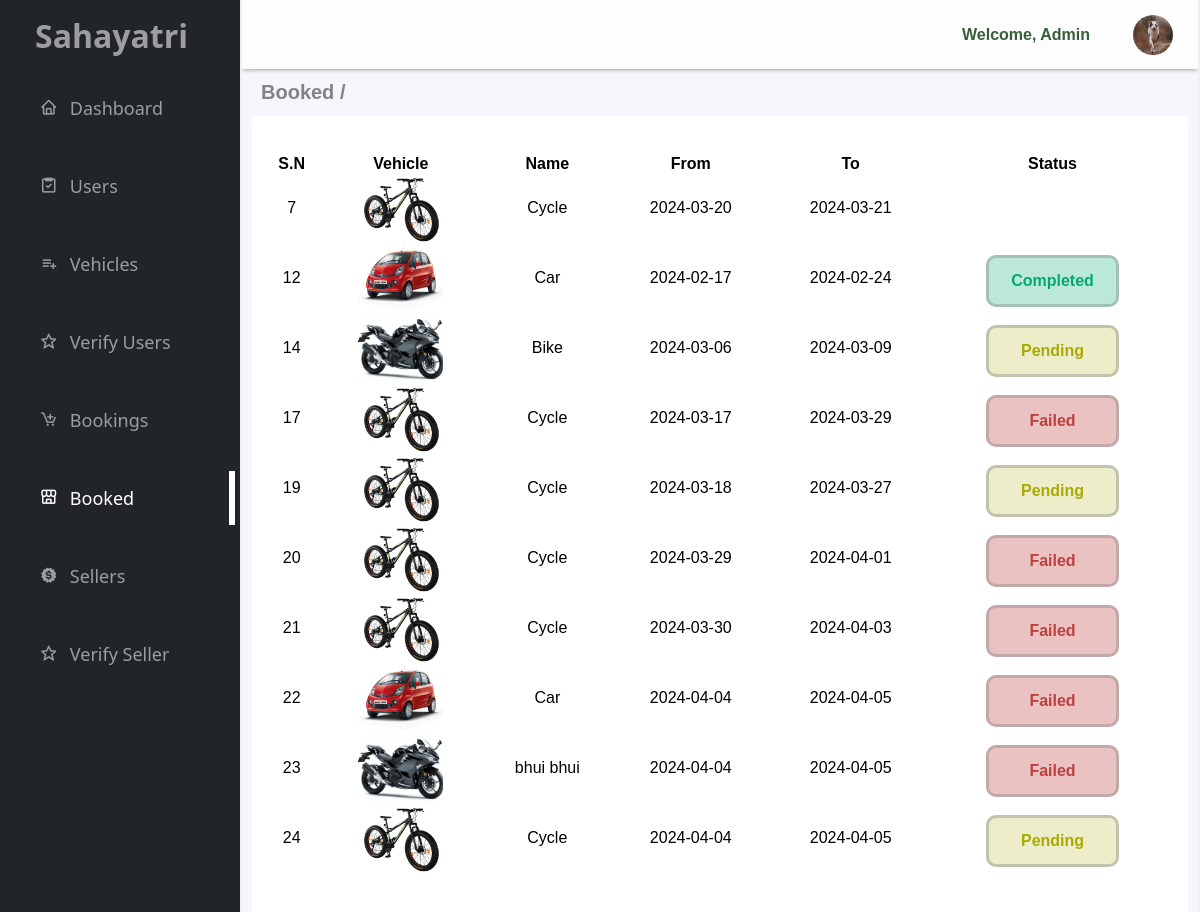
/sahafront/sahaback/booked_vehicles.php, run on the app's committed database.
### tables this page shows
CREATE TABLE `bookings` (
  `id` int(11) NOT NULL,
  `user_id` int(100) NOT NULL,
  `seller_id` int(100) NOT NULL,
  `status` varchar(10) NOT NULL,
  `fromdate` date DEFAULT NULL,
  `todate` date DEFAULT NULL,
  `name` varchar(255) DEFAULT NULL,
  `email` varchar(255) DEFAULT NULL,
  `phone` varchar(20) DEFAULT NULL,
  `vehicleid` int(100) NOT NULL,
  `vehicleimg` varchar(100) NOT NULL,
  `vehiclename` varchar(100) NOT NULL,
  `vehiclemodel` varchar(100) NOT NULL,
  `vehicleprice` int(100) NOT NULL
);

### sahafront/sahaback/booked_vehicles.php (the view, shortened to what this page needs)
<!DOCTYPE html>
<html lang="en">
<head>
    <link rel="stylesheet" href="style/style.css">
    <link rel="stylesheet" href="style/dashboard.css">
    <link rel="stylesheet" href="style/users.css">
    <link rel="stylesheet" href="style/vehicle.css">
    <link rel="stylesheet" href="style/bookings.css">
    <link rel="stylesheet" href="../style/booking_history.css">
    <link href='https://unpkg.com/boxicons@2.1.4/css/boxicons.min.css' rel='stylesheet'>
</head>
<body>
    <div class="container">
        <div class="sidebar">
            <h1>Sahayatri
            </h1>
            <ul>
                <a href="dashboard.php">
                    <li><i class='bx bx-home'></i>Dashboard</li>
                </a>
                <a href="users.php">
                    <li><i class='bx bx-task'></i>Users</li>
                </a>
                <a href="vehicle.php">
                    <li><i class='bx bx-list-plus'></i>Vehicles</li>
                </a>
                <a href="verify_request.php">
                    <li><i class='bx bx-star'></i>Verify Users</li>
                </a>
                <a href="bookings.php">
                    <li><i class='bx bx-cart-add'></i>Bookings</li>
                </a>
                <a href="booked_vehicles.php">
                    <li id="active"><i class='bx bx-store-alt'></i>Booked</li>
                </a>
                <a href="sellers.php">
                    <li><i class='bx bxs-badge-dollar'></i>Sellers</li>
                </a>
                <a href="verify_seller.php">
                    <li><i class='bx bx-star'></i>Verify Seller</li>
                </a>
            </ul>
        </div>
        <div class="main">
            <div class="vehicle">
                <div class="nav_search">
                    <p>Welcome, Admin</p>
                    <div class="profile_image">
                        <img height="40px" width="40px" src="../profile.jpg" alt="img">
                    </div>
                </div>
                <h1>Booked /</h1>
                <div class="vehicle_info">
                    <?php
                    $servername = "localhost";
                    $username = "root";
                    $password = "";
                    $database = "mydb";
                    $conn = new mysqli($servername, $username, $password, $database);
                    ?>
                    <div class='vehicle_container'>
                        <table class='table'>
                            <thead>
                                <tr>
                                    <td>S.N</td>
                                    <td>Vehicle</td>
                                    <td>Name</td>
                                    <td>From</td>
                                    <td>To</td>
                                    <td>Status</td>
                                </tr>
                            </thead>
                            <tbody>
                                <?php
                                $query = "SELECT * FROM bookings";
                                $result = $conn->query($query);
                                if ($result->num_rows > 0) {
                                    while ($row = $result->fetch_assoc()) {
                                        echo "<tr>";
                                        echo "<td>" . $row['id'] . "</td>";
                                        echo "<td> <img height='89px' width='120px' src='" . $row['vehicleimg'] . "'></td>";
                                        echo "<td>" . $row['vehiclename'] . "</td>";
                                        echo "<td>" . $row['fromdate'] . "</td>";
                                        echo "<td>" . $row['todate'] . "</td>";
                                        if ($row['status'] == 'c') {
                                            echo "<td id='action_c'>Completed</td>";
                                        } elseif ($row['status'] == 'p') {
                                            echo "<td id='action_p'>Pending</td>";
                                        } elseif ($row['status'] == 'f') {
                                            echo "<td id='action_f'>Failed</td>";
                                        }
                                        echo "</tr>";
                                    }
                                } ?>
                            </tbody>
                        </table>
                    </div>
                </div>
            </div>
        </div>
    </div>
</body>
</html>

### sahafront/sahaback/style/style.css (style rules this page uses)
* { margin: 0; padding: 0; }
i { margin-right: 12px; }
.profile_image { cursor: pointer; }
.nav_search { display: flex; flex-direction: row; align-items: center; justify-content: right; gap: 20px; background-color: #ffffffc7; box-shadow: 0px 0px 5px 0px gray; padding: 10px 25px; }
.nav_search p { color: rgba(19, 66, 19, 0.849); margin-top: auto; margin-bottom: auto; font-weight: 600; font-family: 'Franklin Gothic Medium', 'Arial Narrow', Arial, sans-serif; }
.nav_search img { border-radius: 50%; margin-left: 23px; margin-top: 5px; }
.container { display: grid; grid-template-columns: 1fr 4fr; height: 100vh; }
.sidebar { color: #9b9d9e; background-color: #212529; }
.sidebar ul { text-align: left; width: 96%; margin-left: auto; margin-right: auto; }
.sidebar ul a { color: #9b9d9e; text-decoration: none; }
.sidebar h1 { color: #9b9d9e; text-align: left; margin-top: 14px; font-family: 'Segoe UI', Tahoma, Geneva, Verdana, sans-serif; width: 96%; margin-left: 35px; }
.sidebar li { list-style: none; font-size: 18px; margin-top: 24px; margin-left: 35px; font-family: 'Segoe UI', Tahoma, Geneva, Verdana, sans-serif; padding-top: 15px; padding-bottom: 15px; }
#active { color: #ffffff; border-right: 6px solid #ffffff ; }
.main { overflow-y: scroll; border-right: 2px solid #F0F0F0; border-left: 2px solid #F0F0F0; background-color: #f5f6fb; }
.vehicle { width: 100%; height: 100vh; margin-left: auto; margin-right: auto; }
.vehicle h1 { font-family: 'Segoe UI', Tahoma, Geneva, Verdana, sans-serif; color: #404145a2; font-family: 'Franklin Gothic Medium', 'Arial Narrow', Arial, sans-serif; margin-top: 12px; margin-bottom: 12px; margin-left: 19px; font-size: 20px; }
.vehicle_info { display: grid; grid-template-columns: repeat(3,1fr); gap: 10px; background-color: white; width: 98%; margin-left: auto; margin-right: auto; }
.vehicle_container { width: 280px; height: 280px; cursor: pointer; padding: 39px 8px; margin-left: 14px; border-radius: 8px; margin-top: 12px; border: none; }
.vehicle_container img { display: block; margin-left: auto; margin-right: auto; height: 70%; width: 85%; border-radius: 16px; object-fit: cover; }

### sahafront/sahaback/style/dashboard.css (style rules this page uses)
.vehicle_container { display: grid; grid-template-columns: auto auto; width: 90%; margin-left: auto; margin-right: auto; }
.vehicle_info { display: block; height: 380px; }

### sahafront/sahaback/style/users.css (style rules this page uses)
.table { width: 100%; border: 0px solid gray; text-align: center; font-family: Arial, Helvetica, sans-serif; border-collapse: collapse; }
.vehicle_info { display: block; gap: 10px; background-color: white; width: 98%; margin-left: auto; margin-right: auto; }
.vehicle_container { margin-left: auto; margin-right: auto; width: 97%; display: block; height: 280px; cursor: pointer; padding: 39px 8px; border-radius: 8px; margin-top: 12px; border: none; }

### sahafront/sahaback/style/vehicle.css (style rules this page uses)
td img { width: 60px; height: 60px; }
.vehicle_container img { display: block; margin-left: auto; margin-right: auto; height: 70px; width: 85px; border-radius: 16px; object-fit: cover; }
.vehicle_info { display: block; grid-template-columns: repeat(3,1fr); gap: 10px; background-color: white; width: 98%; height: auto; margin-left: auto; margin-right: auto; }
.vehicle_container { margin-left: auto; margin-right: auto; width: 97%; display: block; height: auto; cursor: pointer; padding: 39px 8px; border-radius: 8px; margin-top: 12px; border: none; }

### sahafront/sahaback/style/bookings.css (style rules this page uses)
thead td { font-weight: 700; }

### sahafront/style/booking_history.css (style rules this page uses)
#action_c { display: block; text-align: center; margin-left: auto; margin-right: auto; color: #04aa6d; padding: 14px 18px; border-radius: 10px; font-family: Arial, Helvetica, sans-serif; border: 3px solid #80808063; cursor: pointer; font-weight: 600; background-color: #04aa6d44; width: 37%; margin-top: 12px; }
#action_p { display: block; text-align: center; margin-left: auto; margin-right: auto; color: #aaaa04; padding: 14px 18px; border-radius: 10px; font-family: Arial, Helvetica, sans-serif; border: 3px solid #80808063; cursor: pointer; font-weight: 600; background-color: #aaaa0435; width: 37%; margin-top: 12px; }
#action_f { display: block; text-align: center; margin-left: auto; margin-right: auto; color: #aa0404b0; padding: 14px 18px; border-radius: 10px; font-family: Arial, Helvetica, sans-serif; border: 3px solid #80808063; cursor: pointer; font-weight: 600; background-color: #aa04043d; width: 37%; margin-top: 12px; }

### data on the page
bookings: id "7", vehicleimg (picture), vehiclename "Cycle", fromdate "2024-03-20", todate "2024-03-21"
bookings: id "12", vehicleimg (picture), vehiclename "Car", fromdate "2024-02-17", todate "2024-02-24", status "Completed"
bookings: id "14", vehicleimg (picture), vehiclename "Bike", fromdate "2024-03-06", todate "2024-03-09", status "Pending"
bookings: id "17", vehicleimg (picture), vehiclename "Cycle", fromdate "2024-03-17", todate "2024-03-29", status "Failed"
bookings: id "19", vehicleimg (picture), vehiclename "Cycle", fromdate "2024-03-18", todate "2024-03-27", status "Pending"
bookings: id "20", vehicleimg (picture), vehiclename "Cycle", fromdate "2024-03-29", todate "2024-04-01", status "Failed"
bookings: id "21", vehicleimg (picture), vehiclename "Cycle", fromdate "2024-03-30", todate "2024-04-03", status "Failed"
bookings: id "22", vehicleimg (picture), vehiclename "Car", fromdate "2024-04-04", todate "2024-04-05", status "Failed"
bookings: id "23", vehicleimg (picture), vehiclename "bhui bhui", fromdate "2024-04-04", todate "2024-04-05", status "Failed"
bookings: id "24", vehicleimg (picture), vehiclename "Cycle", fromdate "2024-04-04", todate "2024-04-05", status "Pending"
